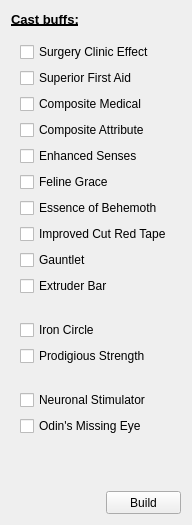
     <widget class="QWidget" name="layoutWidget">
      <property name="geometry">
       <rect>
        <x>420</x>
        <y>10</y>
        <width>171</width>
        <height>481</height>
       </rect>
      </property>
      <layout class="QVBoxLayout" name="verticalLayout_5">
       <property name="sizeConstraint">
        <enum>QLayout::SetFixedSize</enum>
       </property>
       <item>
        <layout class="QVBoxLayout" name="verticalLayout_4">
         <property name="sizeConstraint">
          <enum>QLayout::SetFixedSize</enum>
         </property>
         <item>
          <widget class="QLabel" name="label_14">
           <property name="minimumSize">
            <size>
             <width>167</width>
             <height>16</height>
            </size>
           </property>
           <property name="maximumSize">
            <size>
             <width>167</width>
             <height>16</height>
            </size>
           </property>
           <property name="font">
            <font>
             <pointsize>10</pointsize>
             <weight>75</weight>
             <bold>true</bold>
             <underline>true</underline>
            </font>
           </property>
           <property name="text">
            <string notr="true">Cast buffs:</string>
           </property>
          </widget>
         </item>
         <item>
          <widget class="QFrame" name="frame_3">
           <layout class="QVBoxLayout" name="verticalLayout_3">
            <property name="sizeConstraint">
             <enum>QLayout::SetFixedSize</enum>
            </property>
            <item>
             <widget class="QCheckBox" name="SCE">
              <property name="text">
               <string notr="true">Surgery Clinic Effect</string>
              </property>
             </widget>
            </item>
            <item>
             <widget class="QCheckBox" name="SFA">
              <property name="text">
               <string notr="true">Superior First Aid</string>
              </property>
             </widget>
            </item>
            <item>
             <widget class="QCheckBox" name="CM">
              <property name="text">
               <string notr="true">Composite Medical</string>
              </property>
             </widget>
            </item>
            <item>
             <widget class="QCheckBox" name="CA">
              <property name="text">
               <string notr="true">Composite Attribute</string>
              </property>
             </widget>
            </item>
            <item>
             <widget class="QCheckBox" name="ES">
              <property name="text">
               <string notr="true">Enhanced Senses</string>
              </property>
             </widget>
            </item>
            <item>
             <widget class="QCheckBox" name="FG">
              <property name="text">
               <string notr="true">Feline Grace</string>
              </property>
             </widget>
            </item>
            <item>
             <widget class="QCheckBox" name="EOB">
              <property name="text">
               <string notr="true">Essence of Behemoth</string>
              </property>
             </widget>
            </item>
            <item>
             <widget class="QCheckBox" name="ICRT">
              <property name="text">
               <string notr="true">Improved Cut Red Tape</string>
              </property>
             </widget>
            </item>
            <item>
             <widget class="QCheckBox" name="G">
              <property name="text">
               <string notr="true">Gauntlet</string>
              </property>
             </widget>
            </item>
            <item>
             <widget class="QCheckBox" name="EB">
              <property name="text">
               <string notr="true">Extruder Bar</string>
              </property>
             </widget>
            </item>
           </layout>
          </widget>
         </item>
         <item>
          <widget class="QFrame" name="frame">
           <layout class="QVBoxLayout" name="verticalLayout_2">
            <item>
             <widget class="QCheckBox" name="IC">
              <property name="text">
               <string notr="true">Iron Circle</string>
              </property>
             </widget>
            </item>
            <item>
             <widget class="QCheckBox" name="PS">
              <property name="text">
               <string notr="true">Prodigious Strength</string>
              </property>
             </widget>
            </item>
           </layout>
          </widget>
         </item>
         <item>
          <widget class="QFrame" name="frame_2">
           <layout class="QVBoxLayout" name="verticalLayout">
            <item>
             <widget class="QCheckBox" name="NS">
              <property name="text">
               <string notr="true">Neuronal Stimulator</string>
              </property>
             </widget>
            </item>
            <item>
             <widget class="QCheckBox" name="OME">
              <property name="text">
               <string notr="true">Odin's Missing Eye</string>
              </property>
             </widget>
            </item>
           </layout>
          </widget>
         </item>
        </layout>
       </item>
       <item>
        <spacer name="verticalSpacer">
         <property name="orientation">
          <enum>Qt::Vertical</enum>
         </property>
         <property name="sizeHint" stdset="0">
          <size>
           <width>20</width>
           <height>40</height>
          </size>
         </property>
        </spacer>
       </item>
       <item>
        <layout class="QHBoxLayout" name="horizontalLayout">
         <item>
          <spacer name="horizontalSpacer_2">
           <property name="orientation">
            <enum>Qt::Horizontal</enum>
           </property>
           <property name="sizeHint" stdset="0">
            <size>
             <width>40</width>
             <height>20</height>
            </size>
           </property>
          </spacer>
         </item>
         <item>
          <widget class="QPushButton" name="Build">
           <property name="minimumSize">
            <size>
             <width>75</width>
             <height>23</height>
            </size>
           </property>
           <property name="maximumSize">
            <size>
             <width>75</width>
             <height>23</height>
            </size>
           </property>
           <property name="toolTip">
            <string notr="true"/>
           </property>
           <property name="statusTip">
            <string notr="true">The more implants you have adding to abilities or treatment, the longer this will take. ~30 seconds max for me.</string>
           </property>
           <property name="whatsThis">
            <string/>
           </property>
           <property name="text">
            <string notr="true">Build</string>
           </property>
          </widget>
         </item>
        </layout>
       </item>
      </layout>
     </widget>
